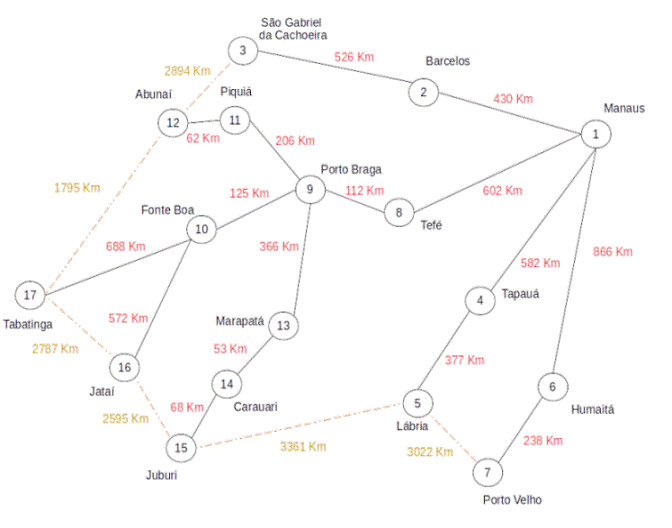
%> input picture Código_MATILAB/SA_rev11/Grafo2.gif, 672 x 528 px
$ octave principal.m   (GNU Octave 9; MATLAB toolbox functions it lacks are replaced by stand-ins)
%> lines starting %> are read from the running program, lines starting %| are printed output that depends on the picture
### Código_MATILAB/SA_rev11/GerarInstancia.m
function modelo=GerarInstancia()


    % instancia do problema de rotas em manaus

    x=[97	66	34	76	65	90	78	62	46	26	32	21	41	31	22	12	-4];

    y=[82	91	100	48	27	31	13	67	71	63	86	85	43	31	17	35	50];

    elementos=numel(x);

    d=zeros(elementos,elementos);
    d_aux=zeros(elementos,elementos);
    NPC=0;
d(1,1)=0;			d(2,1)=430;			d(3,1)=NPC;			d(4,1)=582;			d(5,1)=NPC;			d(6,1)=866;			d(7,1)=NPC;			d(8,1)=602;			d(9,1)=NPC;			d(10,1)=NPC;		d(11,1)=NPC;		d(12,1)=NPC;		d(13,1)=NPC;		d(14,1)=NPC;		d(15,1)=NPC;		d(16,1)=NPC;		d(17,1)=NPC;
d(1,2)=430;			d(2,2)=0;			d(3,2)=526;			d(4,2)=NPC;			d(5,2)=NPC;			d(6,2)=NPC;			d(7,2)=NPC;			d(8,2)=NPC;			d(9,2)=NPC;			d(10,2)=NPC;		d(11,2)=NPC;		d(12,2)=NPC;		d(13,2)=NPC;		d(14,2)=NPC;		d(15,2)=NPC;		d(16,2)=NPC;		d(17,2)=NPC;
d(1,3)=NPC;			d(2,3)=526;			d(3,3)=0;			d(4,3)=NPC;			d(5,3)=NPC;			d(6,3)=NPC;			d(7,3)=NPC;			d(8,3)=NPC;			d(9,3)=NPC;			d(10,3)=NPC;		d(11,3)=NPC;		d(12,3)=2894;		d(13,3)=NPC;		d(14,3)=NPC;		d(15,3)=NPC;		d(16,3)=NPC;		d(17,3)=NPC;
d(1,4)=582;			d(2,4)=NPC;			d(3,4)=NPC;			d(4,4)=0;			d(5,4)=377;			d(6,4)=NPC;			d(7,4)=NPC;			d(8,4)=NPC;			d(9,4)=NPC;			d(10,4)=NPC;		d(11,4)=NPC;		d(12,4)=NPC;		d(13,4)=NPC;		d(14,4)=NPC;		d(15,4)=NPC;		d(16,4)=NPC;		d(17,4)=NPC;
d(1,5)=NPC;			d(2,5)=NPC;			d(3,5)=NPC;			d(4,5)=377;			d(5,5)=0;			d(6,5)=NPC;			d(7,5)=3022;		d(8,5)=NPC;			d(9,5)=NPC;			d(10,5)=NPC;		d(11,5)=NPC;		d(12,5)=NPC;		d(13,5)=NPC;		d(14,5)=NPC;		d(15,5)=3361;		d(16,5)=NPC;		d(17,5)=NPC;
d(1,6)=866; 		d(2,6)=NPC;			d(3,6)=NPC;			d(4,6)=NPC;			d(5,6)=NPC;			d(6,6)=0;			d(7,6)=238;			d(8,6)=NPC;			d(9,6)=NPC;         d(10,6)=NPC;		d(11,6)=NPC;		d(12,6)=NPC;		d(13,6)=NPC;		d(14,6)=NPC;		d(15,6)=NPC;		d(16,6)=NPC;		d(17,6)=NPC;
d(1,7)=NPC;			d(2,7)=NPC;			d(3,7)=NPC;			d(4,7)=NPC;			d(5,7)=3022;		d(6,7)=238;			d(7,7)=0;			d(8,7)=NPC;			d(9,7)=NPC;			d(10,7)=NPC;		d(11,7)=NPC;		d(12,7)=NPC;		d(13,7)=NPC;		d(14,7)=NPC;		d(15,7)=NPC;		d(16,7)=NPC;		d(17,7)=NPC;
d(1,8)=602;			d(2,8)=NPC;			d(3,8)=NPC;			d(4,8)=NPC;			d(5,8)=NPC;			d(6,8)=NPC;			d(7,8)=NPC;			d(8,8)=0;			d(9,8)=112;			d(10,8)=NPC;		d(11,8)=NPC;		d(12,8)=NPC;		d(13,8)=NPC;		d(14,8)=NPC;		d(15,8)=NPC;		d(16,8)=NPC;		d(17,8)=NPC;
d(1,9)=NPC;			d(2,9)=NPC;			d(3,9)=NPC;			d(4,9)=NPC;			d(5,9)=NPC;			d(6,9)=NPC;			d(7,9)=NPC;			d(8,9)=112;			d(9,9)=0;			d(10,9)=125;		d(11,9)=206;		d(12,9)=NPC;		d(13,9)=366;		d(14,9)=NPC;		d(15,9)=NPC;		d(16,9)=NPC;		d(17,9)=NPC;
d(1,10)=NPC;		d(2,10)=NPC;		d(3,10)=NPC;		d(4,10)=NPC;		d(5,10)=NPC;		d(6,10)=NPC;		d(7,10)=NPC;		d(8,10)=NPC;		d(9,10)=125;		d(10,10)=0;			d(11,10)=NPC;		d(12,10)=NPC;		d(13,10)=NPC;		d(14,10)=NPC;		d(15,10)=NPC;		d(16,10)=572;		d(17,10)=688;
d(1,11)=NPC;		d(2,11)=NPC;		d(3,11)=NPC;		d(4,11)=NPC;		d(5,11)=NPC;		d(6,11)=NPC;		d(7,11)=NPC;		d(8,11)=NPC;		d(9,11)=206;		d(10,11)=NPC;		d(11,11)=0;			d(12,11)=62;		d(13,11)=NPC;		d(14,11)=NPC;		d(15,11)=NPC;		d(16,11)=NPC;		d(17,11)=NPC;
d(1,12)=NPC;		d(2,12)=NPC;		d(3,12)=2894;		d(4,12)=NPC;		d(5,12)=NPC;		d(6,12)=NPC;		d(7,12)=NPC;		d(8,12)=NPC;		d(9,12)=NPC;		d(10,12)=NPC;		d(11,12)=62;		d(12,12)=0;			d(13,12)=NPC;		d(14,12)=NPC;		d(15,12)=NPC;		d(16,12)=NPC;		d(17,12)=1795;
d(1,13)=NPC;		d(2,13)=NPC;		d(3,13)=NPC;		d(4,13)=NPC;		d(5,13)=NPC;		d(6,13)=NPC;		d(7,13)=NPC;		d(8,13)=NPC;		d(9,13)=366;		d(10,13)=NPC;		d(11,13)=NPC;		d(12,13)=NPC;		d(13,13)=0; 		d(14,13)=53;		d(15,13)=NPC;		d(16,13)=NPC;		d(17,13)=NPC;
d(1,14)=NPC;		d(2,14)=NPC;		d(3,14)=NPC;		d(4,14)=NPC;		d(5,14)=NPC;		d(6,14)=NPC;		d(7,14)=NPC;		d(8,14)=NPC;		d(9,14)=NPC;		d(10,14)=NPC;		d(11,14)=NPC;		d(12,14)=NPC;		d(13,14)=53;		d(14,14)=0;			d(15,14)=68;		d(16,14)=NPC;		d(17,14)=NPC;
d(1,15)=NPC;		d(2,15)=NPC;		d(3,15)=NPC;		d(4,15)=NPC;		d(5,15)=3361;		d(6,15)=NPC;		d(7,15)=NPC;		d(8,15)=NPC;		d(9,15)=NPC;		d(10,15)=NPC;		d(11,15)=NPC;		d(12,15)=NPC;		d(13,15)=NPC;		d(14,15)=68;		d(15,15)=0;			d(16,15)=2595;		d(17,15)=NPC;
d(1,16)=NPC;		d(2,16)=NPC;		d(3,16)=NPC;		d(4,16)=NPC;		d(5,16)=NPC;		d(6,16)=NPC;		d(7,16)=NPC;		d(8,16)=NPC;		d(9,16)=NPC;		d(10,16)=572;		d(11,16)=NPC;		d(12,16)=NPC;		d(13,16)=NPC;		d(14,16)=NPC;		d(15,16)=2595;		d(16,16)=0;			d(17,16)=2787;
d(1,17)=NPC;		d(2,17)=NPC;		d(3,17)=NPC;		d(4,17)=NPC;		d(5,17)=NPC;		d(6,17)=NPC;		d(7,17)=NPC;		d(8,17)=NPC;		d(9,17)=NPC;		d(10,17)=688;		d(11,17)=NPC;		d(12,17)=1795;		d(13,17)=NPC;		d(14,17)=NPC;		d(15,17)=NPC;		d(16,17)=2787;		d(17,17)=0;


    modelo.n=elementos;
    modelo.x=x;
    modelo.y=y;
    modelo.d=d;

    custo=0;
    maiorvalor = sum(sum(modelo.d));
    for L=1:elementos
        for C=1:elementos
            if L==C
                d_aux(L,C)=0;
            else
                custo = dijkstra(modelo.d,L,C, maiorvalor);
                d_aux(L,C)=custo;
            end
        end
    end
    modelo.distancias = d_aux;

end

### Código_MATILAB/SA_rev11/CustoRota.m
function L=CustoRota(caminho,modelo)

    n=numel(caminho);

    caminho=[caminho caminho(1)]; %ligando a ultima cidade à primeira

    L=0;
    maiorvalor = sum(sum(modelo.distancias));
    for k=1:n

        i=caminho(k);
        j=caminho(k+1);
        L=L+ modelo.distancias(i,j);
%         L=L+ dijkstra(modelo.d,i,j, maiorvalor);
    end

end

### Código_MATILAB/SA_rev11/GerarSolucaoAleatoria.m
function sol=GerarSolucaoAleatoria(modelo)

    n=modelo.n;

    sol=randperm(n);

end

### Código_MATILAB/SA_rev11/ImprimeGrafico.m

function ImprimeGrafico(Rota,modelo, final)

    Caminho=Rota.Caminho;
    Caminho=[Caminho Caminho(1)]; %ligando a ultima cidade à primeira

if final==0 %imprimir solucao intermediaria

    plot(modelo.x(Caminho),modelo.y(Caminho),'k-o',...
        'MarkerSize',14,...
        'MarkerFaceColor','b',...
        'LineWidth',2);

else  %imprimir solucao final

    n=numel(Caminho) ; %O ultimo elemento é o fechamento do circuito
    rota_expand=0;
    rota_aux=0;
    L=0;
    maiorvalor = sum(sum(modelo.d));
    for k=1:n-1
        i=Caminho(k);
        j=Caminho(k+1);
        [L rota_aux] = dijkstra(modelo.d,i,j,maiorvalor);
        rota_expand = [rota_expand rota_aux];
    end
    rota_expand = rota_expand(2:end);
    plot(modelo.x(rota_expand),modelo.y(rota_expand),'k-o',...
        'MarkerSize',14,...
        'MarkerFaceColor','b',...
        'LineWidth',2);
   title (strcat('Solução [ ' ,(num2str(Caminho)),']'))
%     title (strcat('Solução [ ' ,(num2str(rota_expand)),']'))
end

    axis equal;
    grid on;

     xlim([-10 110]);
     ylim([-10 110]);

end

### Código_MATILAB/SA_rev11/principal.m
clc;
clear all;
close all;
rand('twister',1); %Inicializa RAND com um novo gerador
% Definição do problema

modelo=GerarInstancia();
%  Criando uma instancia com as cidades (mapeamento cartesiano x/y),
% distancia  entre elas (propriedade d), numero de cidades (propriedade n).

% Parametros do S.A.

Num_Max_Viz=15;    % Numero maximo de iteraçoes em uma mesma temperatura

T_Ini=150;       % Temp Inicial.

alpha=0.99;     % Taxa redução temperatura
num_it_sem_melhora=0;%numero de iteraçoes sem melhora
max_it_sem_melhora = 600; % maximo de iteraçoes sem melhora

% Inicialização dos valores

% Gerando uma solução inicial randomica
Atual.Caminho=GerarSolucaoAleatoria(modelo);


Atual.Custo=CustoRota(Atual.Caminho,modelo);

% Melhor solucao encontrada ate agora
MelhorSol=Atual;

% Vetor com os melhores valores encontrados
MelhoresCustos=zeros(1,1);

% Temperatura inicial.
T=T_Ini;
temperaturas=zeros(1,1);
it=0;
reaquecimento = 0;
% Processo iterativo do S.A.

while (T > 0.00005)
    it=it+1;
    for II=1:Num_Max_Viz

        % Gerando um novo vizinho e avaliando o seu custo
        NovoVizinho.Caminho=GerarVizinho(Atual.Caminho);
        NovoVizinho.Custo=CustoRota(NovoVizinho.Caminho,modelo);

        if NovoVizinho.Custo<= Atual.Custo % se Novo vizinho for melhor que vizinho atual aceita
            Atual=NovoVizinho;

        else % se Novo vizinho nao for melhor que vizinho atual

            DELTA=(NovoVizinho.Custo-Atual.Custo);%/sol.Custo;
            P=exp(-DELTA/T);
            if rand<=P
                Atual=NovoVizinho;
            end
        end
        if Atual.Custo<MelhorSol.Custo %se efetivamente melhorar nesta temperatura o contador é zerado
            num_it_sem_melhora=0;%numero de iteraçoes sem melhora
        else
            num_it_sem_melhora = num_it_sem_melhora + 1;
        end

        % Armazena a melhor solução ja encontrada
        if Atual.Custo<=MelhorSol.Custo
            MelhorSol=Atual;
        end

    end
    if ((num_it_sem_melhora >= max_it_sem_melhora)) && (reaquecimento ==0)
        T = T+(T_Ini-T)*0.5;
        num_it_sem_melhora = ceil(max_it_sem_melhora/2);%busca somente a metade do limite de iter. sem melhora
        reaquecimento = 1;
    end
    if ((num_it_sem_melhora >= max_it_sem_melhora)) && (reaquecimento ==1)
        T = 0; %finaliza o loop
    end
    %Armazena os melhores valores encontrados
    MelhoresCustos(it)=MelhorSol.Custo;

    disp(['Iteração ' num2str(it) ': Melhor custo = ' num2str(MelhoresCustos(it)) ': Temperatura: ' num2str(T)]);

    % Nova Temp.
    temperaturas(it) = T;
    T=alpha*T;

    % Plotando a melhor solucao ate agora...
    figure(1);
    ImprimeGrafico(MelhorSol,modelo, 0);%0 para imprimir solucao temporaria
% T=0;
end
%> this loop made 82 passes
%> pass 1, `ImprimeGrafico(MelhorSol,modelo, 0);`:
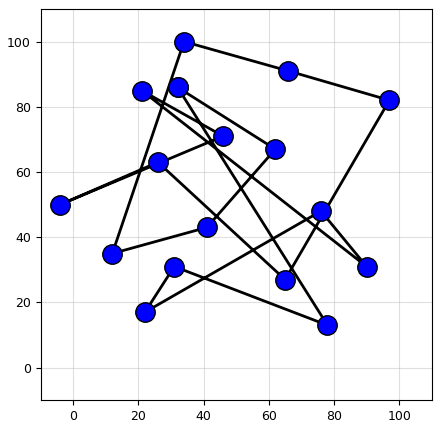
%> figure redrawn from the program's plot data
%> after the loop:
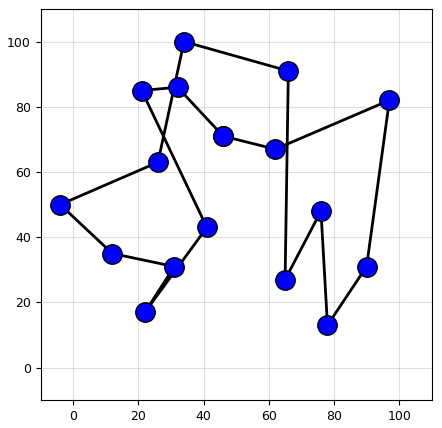
%> figure redrawn from the program's plot data

% Mostrando a resposta
figure;
plot(MelhoresCustos,'LineWidth',2);
xlabel('Iterações');
ylabel('Melhor Custo');
grid on;
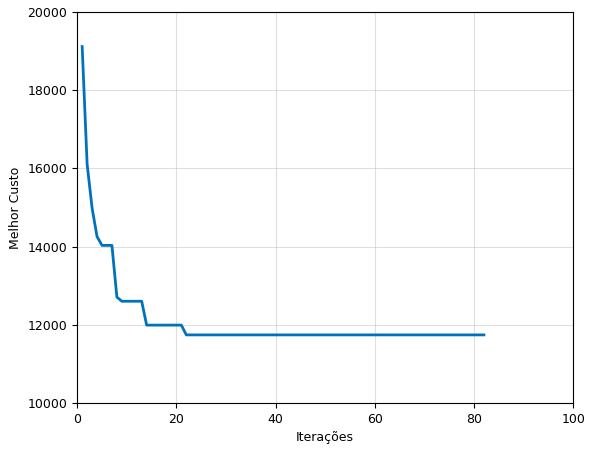
%> figure redrawn from the program's plot data; curve peaks at x = 1, y = 19116

 figure
 plot(temperaturas,'LineWidth',2);
xlabel('Iterações');
ylabel('Temperatura');
grid on;
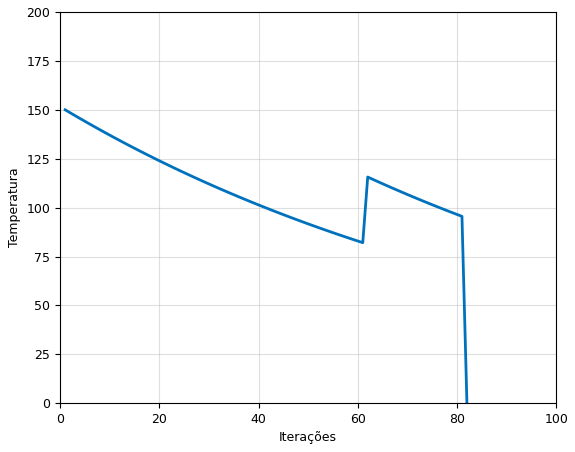
%> figure redrawn from the program's plot data; curve peaks at x = 1, y = 150


eixo_x = -10:110;
eixo_y = 110:-1:1-0;
cfig = figure;%('Position', [100, 100, 1032, 1732]);
da_map = './Grafo2.gif';
[I,Imap] = imread(da_map);
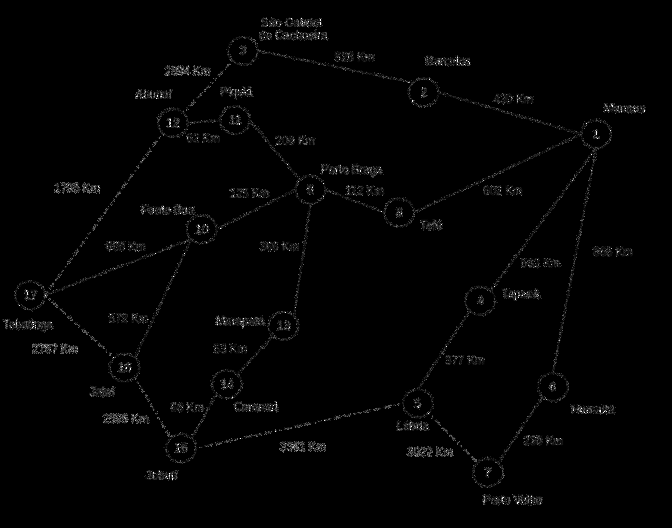
%> I: size 528x672 uint8; min 0, max 253, mean 3
%> Imap = 256 rows, first 12: [1 1 1; 0.969 0.969 0.969; 1 0.969 0.969; 0.969 1 0.969; 0.871 0.839 0.839; 0.937 0.937 0.937; 0.741 0.741 0.71; 0.969 0.902 0.937; 0.969 0.902 0.902; 0.612 0.612 0.612; 0.969 0.969 0.937; 0.902 0.871 0.902]
Itc = ind2rgb(I,Imap);
ih = image('XData',eixo_x([1 end]),'YData',eixo_y([1 end]),'CData',Itc);
hold on;
fim=0;

while fim == 0
    if MelhorSol.Caminho(1)==1
        fim=1;
        continue;
    end
    MelhorSol.Caminho=MelhorSol.Caminho([2:end 1]);
end

ImprimeGrafico(MelhorSol,modelo, 1);%1 para imprimir solucao final
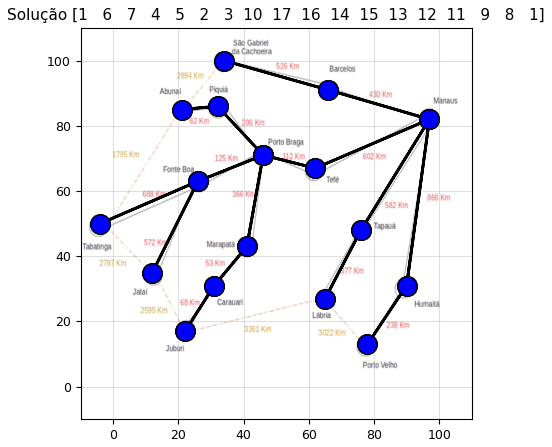
%> figure redrawn from the program's plot data
